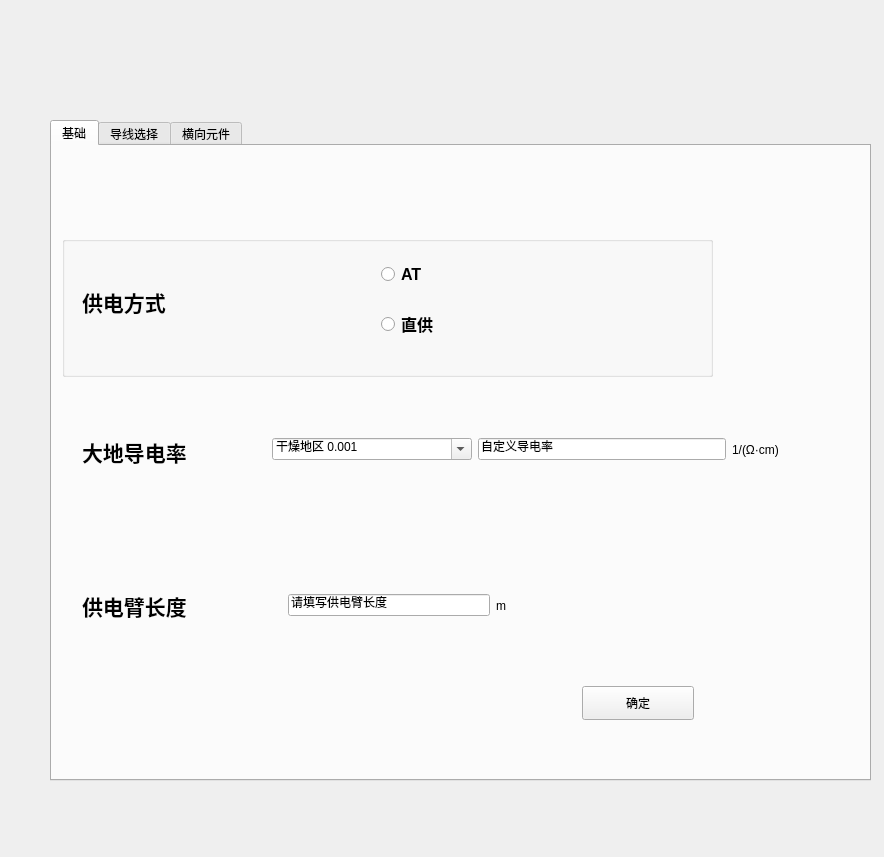
<?xml version="1.0" encoding="UTF-8"?>
<ui version="4.0">
 <class>Form</class>
 <widget class="QWidget" name="Form">
  <property name="geometry">
   <rect>
    <x>0</x>
    <y>0</y>
    <width>884</width>
    <height>857</height>
   </rect>
  </property>
  <property name="windowTitle">
   <string>结构配置</string>
  </property>
  <widget class="QTabWidget" name="tabWidget">
   <property name="geometry">
    <rect>
     <x>50</x>
     <y>120</y>
     <width>821</width>
     <height>661</height>
    </rect>
   </property>
   <property name="currentIndex">
    <number>0</number>
   </property>
   <widget class="QWidget" name="tab">
    <attribute name="title">
     <string>基础</string>
    </attribute>
    <widget class="QRadioButton" name="radioButton">
     <property name="geometry">
      <rect>
       <x>-239</x>
       <y>132</y>
       <width>521</width>
       <height>20</height>
      </rect>
     </property>
     <property name="text">
      <string>RadioButton</string>
     </property>
    </widget>
    <widget class="QGroupBox" name="groupBox">
     <property name="geometry">
      <rect>
       <x>10</x>
       <y>90</y>
       <width>651</width>
       <height>141</height>
      </rect>
     </property>
     <property name="title">
      <string/>
     </property>
     <widget class="QWidget" name="layoutWidget">
      <property name="geometry">
       <rect>
        <x>20</x>
        <y>10</y>
        <width>591</width>
        <height>111</height>
       </rect>
      </property>
      <layout class="QHBoxLayout" name="horizontalLayout">
       <item>
        <widget class="QLabel" name="label">
         <property name="font">
          <font>
           <family>Arial</family>
           <pointsize>16</pointsize>
           <weight>75</weight>
           <bold>true</bold>
          </font>
         </property>
         <property name="text">
          <string>供电方式</string>
         </property>
        </widget>
       </item>
       <item>
        <layout class="QVBoxLayout" name="verticalLayout">
         <item>
          <widget class="QRadioButton" name="radioButton_2">
           <property name="font">
            <font>
             <family>Arial</family>
             <pointsize>12</pointsize>
             <weight>75</weight>
             <bold>true</bold>
            </font>
           </property>
           <property name="text">
            <string>AT</string>
           </property>
          </widget>
         </item>
         <item>
          <widget class="QRadioButton" name="radioButton_3">
           <property name="font">
            <font>
             <family>Arial</family>
             <pointsize>12</pointsize>
             <weight>75</weight>
             <bold>true</bold>
            </font>
           </property>
           <property name="text">
            <string>直供</string>
           </property>
          </widget>
         </item>
        </layout>
       </item>
      </layout>
     </widget>
    </widget>
    <widget class="QLabel" name="label_2">
     <property name="geometry">
      <rect>
       <x>30</x>
       <y>290</y>
       <width>200</width>
       <height>31</height>
      </rect>
     </property>
     <property name="minimumSize">
      <size>
       <width>200</width>
       <height>0</height>
      </size>
     </property>
     <property name="font">
      <font>
       <family>Arial</family>
       <pointsize>16</pointsize>
       <weight>75</weight>
       <bold>true</bold>
      </font>
     </property>
     <property name="text">
      <string>大地导电率</string>
     </property>
    </widget>
    <widget class="QWidget" name="layoutWidget">
     <property name="geometry">
      <rect>
       <x>220</x>
       <y>290</y>
       <width>507</width>
       <height>27</height>
      </rect>
     </property>
     <layout class="QHBoxLayout" name="horizontalLayout_3">
      <item>
       <widget class="QComboBox" name="comboBox">
        <property name="enabled">
         <bool>true</bool>
        </property>
        <property name="minimumSize">
         <size>
          <width>200</width>
          <height>0</height>
         </size>
        </property>
        <property name="acceptDrops">
         <bool>false</bool>
        </property>
        <property name="toolTip">
         <string/>
        </property>
        <property name="toolTipDuration">
         <number>0</number>
        </property>
        <property name="statusTip">
         <string>选择地质情况</string>
        </property>
        <property name="whatsThis">
         <string>选择地质情况</string>
        </property>
        <property name="editable">
         <bool>true</bool>
        </property>
        <property name="currentText">
         <string>干燥地区 0.001</string>
        </property>
        <property name="currentIndex">
         <number>0</number>
        </property>
        <item>
         <property name="text">
          <string>干燥地区 0.001</string>
         </property>
        </item>
        <item>
         <property name="text">
          <string>潮湿地区 0.05</string>
         </property>
        </item>
        <item>
         <property name="text">
          <string>多岩地区 0.00005</string>
         </property>
        </item>
        <item>
         <property name="text">
          <string>平均情况 0.0001</string>
         </property>
        </item>
       </widget>
      </item>
      <item>
       <widget class="QLineEdit" name="lineEdit">
        <property name="enabled">
         <bool>true</bool>
        </property>
        <property name="minimumSize">
         <size>
          <width>200</width>
          <height>0</height>
         </size>
        </property>
        <property name="acceptDrops">
         <bool>false</bool>
        </property>
        <property name="toolTip">
         <string/>
        </property>
        <property name="text">
         <string>自定义导电率</string>
        </property>
       </widget>
      </item>
      <item>
       <layout class="QHBoxLayout" name="horizontalLayout_2">
        <item>
         <widget class="QLabel" name="label_3">
          <property name="text">
           <string>1/(Ω·cm)</string>
          </property>
         </widget>
        </item>
       </layout>
      </item>
     </layout>
    </widget>
    <widget class="QWidget" name="layoutWidget">
     <property name="geometry">
      <rect>
       <x>30</x>
       <y>440</y>
       <width>424</width>
       <height>39</height>
      </rect>
     </property>
     <layout class="QHBoxLayout" name="horizontalLayout_5">
      <item>
       <widget class="QLabel" name="label_4">
        <property name="minimumSize">
         <size>
          <width>200</width>
          <height>0</height>
         </size>
        </property>
        <property name="font">
         <font>
          <family>Arial</family>
          <pointsize>16</pointsize>
          <weight>75</weight>
          <bold>true</bold>
         </font>
        </property>
        <property name="text">
         <string>供电臂长度</string>
        </property>
       </widget>
      </item>
      <item>
       <layout class="QHBoxLayout" name="horizontalLayout_4">
        <item>
         <widget class="QLineEdit" name="lineEdit_2">
          <property name="text">
           <string>请填写供电臂长度</string>
          </property>
         </widget>
        </item>
        <item>
         <widget class="QLabel" name="label_5">
          <property name="text">
           <string>m</string>
          </property>
         </widget>
        </item>
       </layout>
      </item>
     </layout>
    </widget>
    <widget class="QPushButton" name="pushButton">
     <property name="geometry">
      <rect>
       <x>530</x>
       <y>540</y>
       <width>112</width>
       <height>34</height>
      </rect>
     </property>
     <property name="text">
      <string>确定</string>
     </property>
    </widget>
   </widget>
   <widget class="QWidget" name="tab_2">
    <attribute name="title">
     <string>导线选择</string>
    </attribute>
    <widget class="QTableView" name="tableView">
     <property name="geometry">
      <rect>
       <x>30</x>
       <y>10</y>
       <width>391</width>
       <height>601</height>
      </rect>
     </property>
    </widget>
   </widget>
   <widget class="QWidget" name="tab_3">
    <attribute name="title">
     <string>横向元件</string>
    </attribute>
   </widget>
  </widget>
 </widget>
 <resources/>
 <connections/>
</ui>
